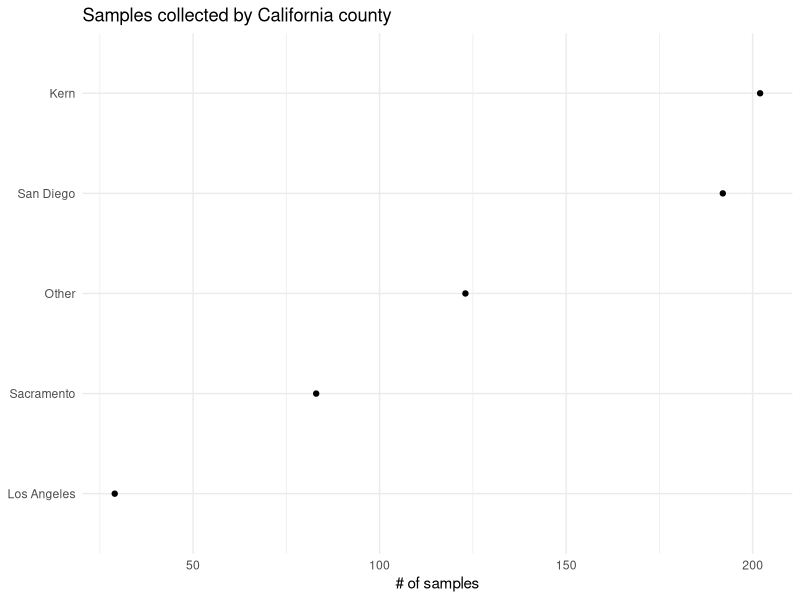
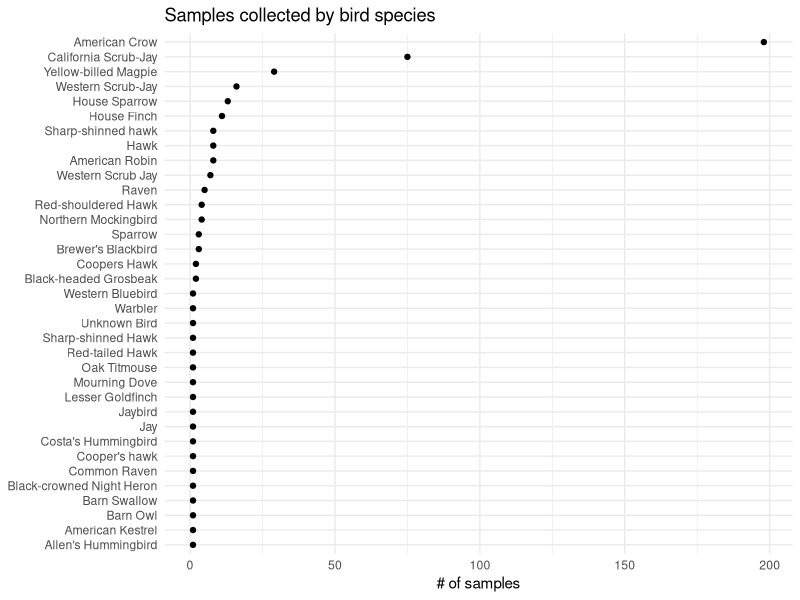
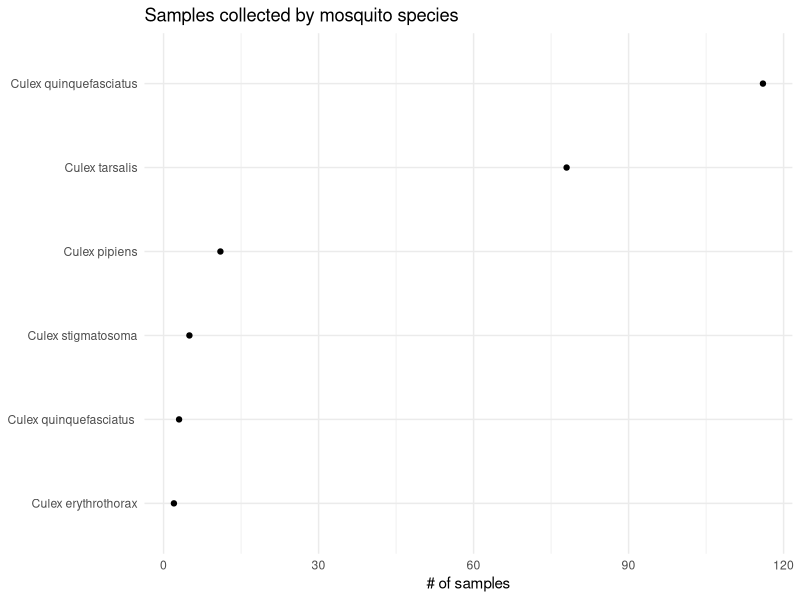

Write the R code that produced these figures, in order.
library(readr)
library(tidyverse)
library(stringr)
library(ggthemes)

wn_meta_filtered <- read.csv("metadata/metadata.csv") %>% 
  select(Scripps.ID, Species, Sample.type, Collection.date, County, Latitude, Longitude)

wn_meta_sum_county <- wn_meta_filtered %>% 
  mutate(County = fct_lump(County, n = 4)) %>%
  group_by(County) %>% 
  summarize(
    n = n()) %>% 
  ungroup()

wn_meta_sum_county %>%
  mutate(County = fct_reorder(County, n)) %>% 
  ggplot(aes(x = County, y = n)) +
  geom_point() +
  coord_flip() +
  theme_minimal() +
  labs(title = "Samples collected by California county", x = NULL, y = "# of samples")

wn_meta_sum_species <- wn_meta_filtered %>% 
  filter(Sample.type == "Tissue") %>% 
  group_by(Species) %>% 
  summarize(
    n = n()) %>% 
  ungroup()

wn_meta_sum_species %>%
  mutate(Species = fct_reorder(Species, n)) %>% 
  ggplot(aes(x = Species, y = n)) +
  geom_point() +
  coord_flip() +
  theme_minimal() +
  labs(title = "Samples collected by bird species", x = NULL, y = "# of samples")    

wn_meta_sum_mosquitos <- wn_meta_filtered %>% 
  filter(Sample.type == "Pooled mosquitos") %>% 
  group_by(Species) %>% 
  summarize(
    n = n()) %>% 
  ungroup()

wn_meta_sum_mosquitos %>%
  mutate(Species = fct_reorder(Species, n)) %>% 
  ggplot(aes(x = Species, y = n)) +
  geom_point() +
  coord_flip() +
  theme_minimal() +
  labs(title = "Samples collected by mosquito species", x = NULL, y = "# of samples")    
